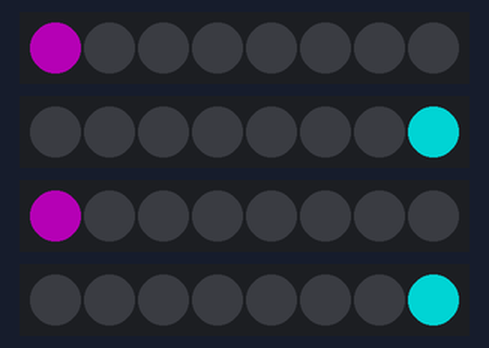
A sketch run on a simulated Arduino Uno, built with avr-gcc and run on an emulated ATmega328P. On the bench: 4 × 8 RGB LEDs in strip order, left to right. Dim RGB values are drawn brighter than linear.

Above: at 0.01 s.
At 5.23 s:
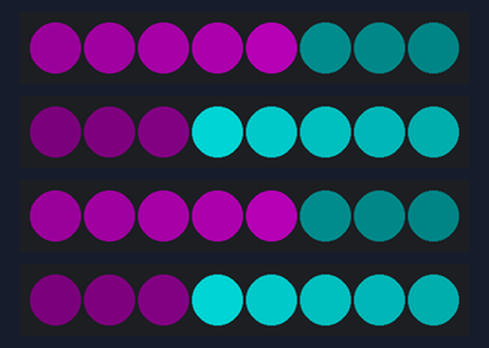
At 10.13 s:
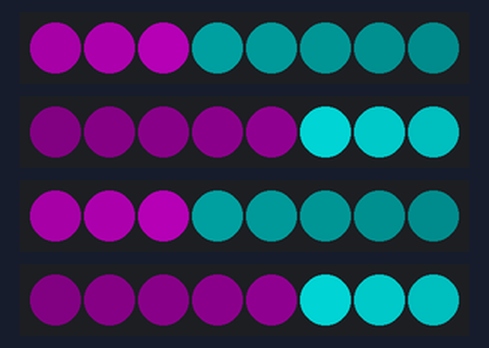
At 20.03 s:
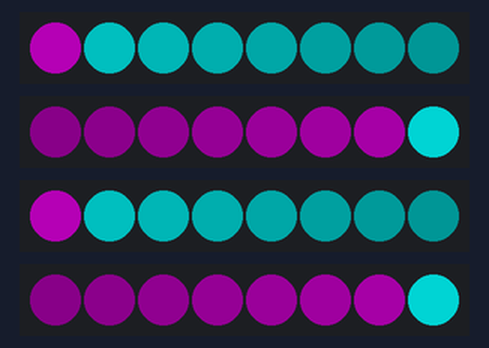
At 29.83 s:
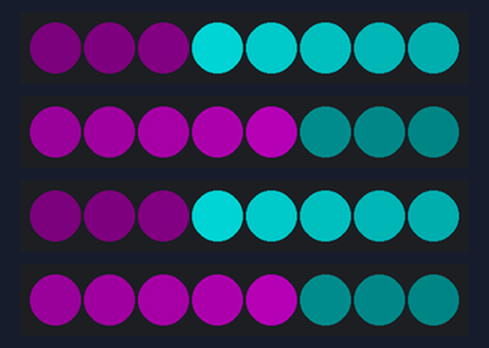
At 39.95 s:
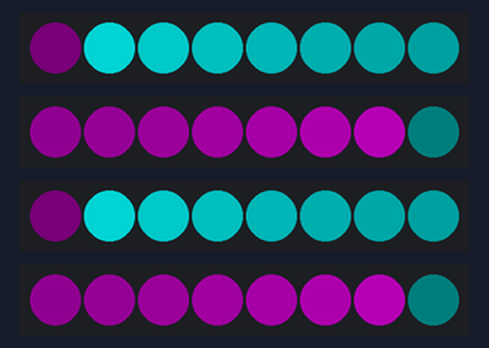
Timing chart, 0 to 40.0 s (numbered marks = the images above):
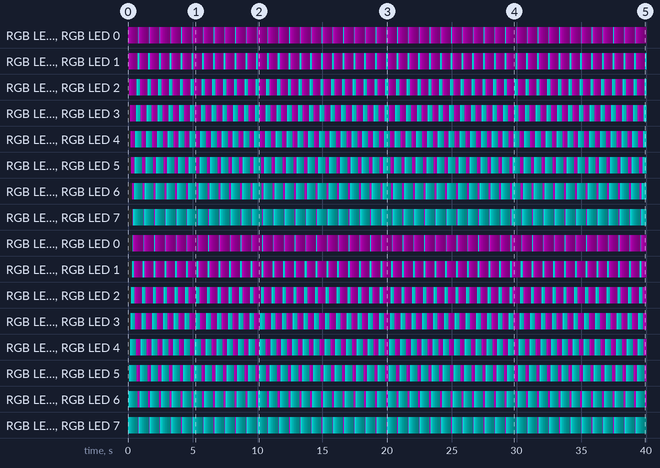

The sketch:

rc-car.ino
```cpp
// (licence header left out)
#include <FastLED.h>
#include <Arduino_FreeRTOS.h>
#include <semphr.h>
#include <task.h>

// How many leds in your strip?
#define NUM_LED_PER_STRIP 8

// For led chips like Neopixels, which have a data line, ground, and power, you just
// need to define DATA_PIN.  For led chipsets that are SPI based (four wires - data, clock,
// ground, and power), like the LPD8806, define both DATA_PIN and CLOCK_PIN
#define CAR_LEFT_PIN 7
#define CAR_RIGHT_PIN 6
#define CAR_FRONT_PIN 5
#define CAR_REAR_PIN 4

// Define the arrays of leds
CRGB leds_left[NUM_LED_PER_STRIP];
CRGB leds_right[NUM_LED_PER_STRIP];
CRGB leds_front[NUM_LED_PER_STRIP];
CRGB leds_rear[NUM_LED_PER_STRIP];

/* RTOS Dependent Globals */
TaskHandle_t xAnimateHandle;

/* Function Prototypes */
void AnimationTask(void *pvParameters __attribute__((unused)));

/* Functional Code */
void setup() {
	Serial.begin(57600);
	LEDS.addLeds<NEOPIXEL,CAR_LEFT_PIN>(leds_left,NUM_LED_PER_STRIP);
  LEDS.addLeds<NEOPIXEL,CAR_RIGHT_PIN>(leds_right,NUM_LED_PER_STRIP);
  LEDS.addLeds<NEOPIXEL,CAR_FRONT_PIN>(leds_front,NUM_LED_PER_STRIP);
  LEDS.addLeds<NEOPIXEL,CAR_REAR_PIN>(leds_rear,NUM_LED_PER_STRIP);
	LEDS.setBrightness(128);

	//Configure RTOS Tasks
	xTaskCreate(
		AnimationTask,
    (const portCHAR *)"Animation Handler",
    128, //stack size
    NULL,
    1, //priority
    &xAnimateHandle
	);
}

void fadeall()
{
  for(int i = 0; i < NUM_LED_PER_STRIP; i++)
  {
    leds_left[i].fadeToBlackBy(50);
    leds_right[i].fadeToBlackBy(50);
    leds_front[i].fadeToBlackBy(50);
    leds_rear[i].fadeToBlackBy(50);
  }
}

void loop()
{
	//all work is done within RTOS tasks
}

/* RTOS Tasks */
void AnimationTask(void *pvParameters __attribute__((unused)))
{
	(void) pvParameters;

	while(1) //a task shall never exit or return
	{
		/*Beginning of single animation*/
		//Note the whole point of setting comments for this is just to emphasize that
		//this task will need to become more versatile in time to accept programming
		//from externally connected devices. For now I may just have one or more
		//animations that execute depdending on a set switch variable.

		// First slide the leds in one direction
  	int i, j; //i and j trigger opposite flowing animation (note the counter)
		for(i = 0,j = NUM_LED_PER_STRIP-1; i < NUM_LED_PER_STRIP && j >= 0; i++, j--)
		{
			//set colors
			leds_left[i] = CRGB::Purple;
			leds_right[j] = CRGB::Aqua;
			leds_front[i] = CRGB::Purple;
			leds_rear[j] = CRGB::Aqua;
			// Show the leds
			FastLED.show();
			// start fading the leds
			fadeall();
			// Wait a little bit before we loop around and do it again
			delay(50);
		}

		// Now slide them in the other direction.
		for(i = (NUM_LED_PER_STRIP)-1, j = 0; i >= 0 && j < NUM_LED_PER_STRIP; i--, j++)
		{
			// Set colors
			leds_left[i] = CRGB::Aqua;
			leds_right[j] = CRGB::Purple;
			leds_front[i] = CRGB::Aqua;
			leds_rear[j] = CRGB::Purple;
			// Show the leds
			FastLED.show();
			// start fading the leds
			fadeall();
			// Wait a little bit before we loop around and do it again
			delay(50);
		}

		/*End of single animation*/
	}
}
```
